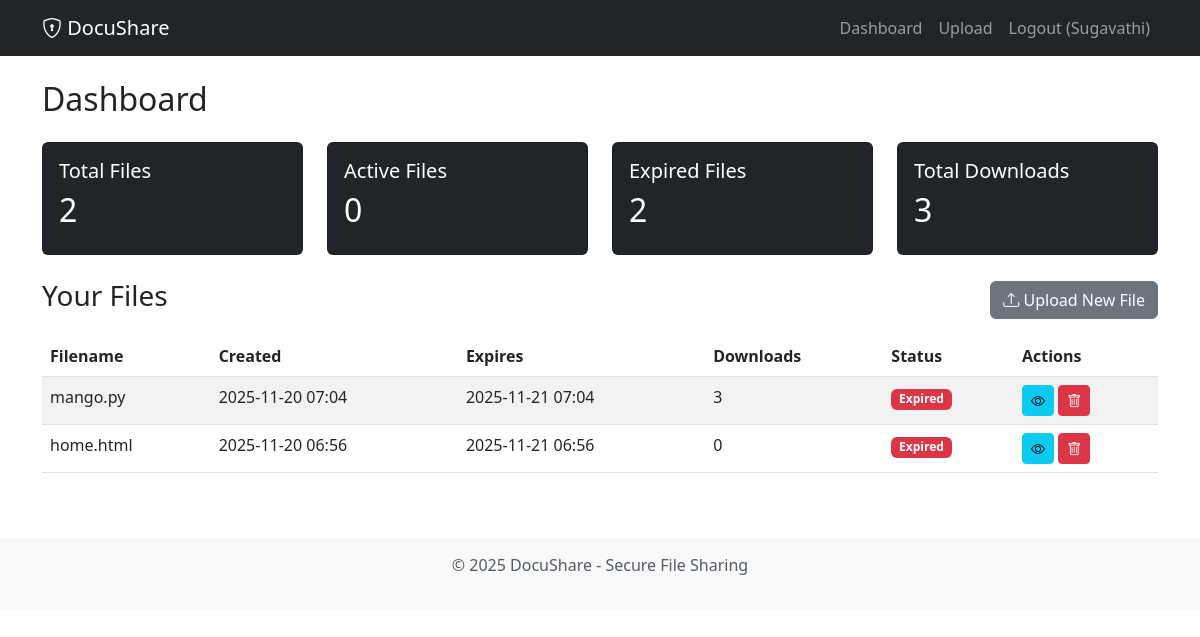
The app's page /dashboard/ (signed in) with its own data.
### fileshare/models.py (models this page shows, shortened)
class SharedFile(models.Model):
    EXPIRY_CHOICES = [
        (1, '1 Hour'),
        (24, '24 Hours'),
        (72, '3 Days'),
        (168, '7 Days'),
        (720, '30 Days'),
    ]
    id = models.UUIDField(primary_key=True, default=uuid.uuid4, editable=False)
    user = models.ForeignKey(User, on_delete=models.CASCADE, related_name='shared_files')
    file = models.FileField(upload_to='uploads/%Y/%m/%d/')
    original_filename = models.CharField(max_length=255)
    description = models.TextField(blank=True, null=True)
    token = models.CharField(max_length=64, unique=True, db_index=True)
    expiry_hours = models.IntegerField(choices=EXPIRY_CHOICES, default=24)
    created_at = models.DateTimeField(auto_now_add=True)
    expires_at = models.DateTimeField()
    is_active = models.BooleanField(default=True)
    max_downloads = models.IntegerField(default=0, help_text='0 = unlimited')
    download_count = models.IntegerField(default=0)
    class Meta:
        ordering = ['-created_at']
        indexes = [
            models.Index(fields=['token']),
            models.Index(fields=['expires_at']),
        ]
    def is_expired(self):
        return timezone.now() > self.expires_at or not self.is_active

### fileshare/views.py (the view)
# urls.py: path('dashboard/', views.dashboard, name='dashboard'),
@login_required
def dashboard(request):
    files = SharedFile.objects.filter(user=request.user)
    stats = {
        'total_files': files.count(),
        'active_files': files.filter(is_active=True, expires_at__gt=timezone.now()).count(),
        'expired_files': files.filter(Q(expires_at__lte=timezone.now()) | Q(is_active=False)).count(),
        'total_downloads': sum(f.download_count for f in files),
    }
    return render(request, 'dashboard.html', {'files': files, 'stats': stats})

### fileshare/templates/dashboard.html
{% extends 'base.html' %}
{% block content %}
<h2 class="mb-4">Dashboard</h2>
<div class="row mb-4">
    <div class="col-md-3">
        <div class="card bg-dark text-white">
            <div class="card-body">
                <h5>Total Files</h5>
                <h2>{{ stats.total_files }}</h2>
            </div>
        </div>
    </div>
    <div class="col-md-3">
        <div class="card bg-dark text-white">
            <div class="card-body">
                <h5>Active Files</h5>
                <h2>{{ stats.active_files }}</h2>
            </div>
        </div>
    </div>
    <div class="col-md-3">
        <div class="card bg-dark text-white">
            <div class="card-body">
                <h5>Expired Files</h5>
                <h2>{{ stats.expired_files }}</h2>
            </div>
        </div>
    </div>
    <div class="col-md-3">
        <div class="card bg-dark text-white">
            <div class="card-body">
                <h5>Total Downloads</h5>
                <h2>{{ stats.total_downloads }}</h2>
            </div>
        </div>
    </div>
</div>
<div class="d-flex justify-content-between align-items-center mb-3">
    <h3>Your Files</h3>
    <a href="{% url 'upload_file' %}" class="btn btn-secondary">
        <i class="bi bi-upload"></i> Upload New File
    </a>
</div>
<div class="table-responsive">
    <table class="table table-striped">
        <thead>
            <tr>
                <th>Filename</th>
                <th>Created</th>
                <th>Expires</th>
                <th>Downloads</th>
                <th>Status</th>
                <th>Actions</th>
            </tr>
        </thead>
        <tbody>
            {% for file in files %}
            <tr>
                <td>{{ file.original_filename }}</td>
                <td>{{ file.created_at|date:"Y-m-d H:i" }}</td>
                <td>{{ file.expires_at|date:"Y-m-d H:i" }}</td>
                <td>{{ file.download_count }}</td>
                <td>
                    {% if file.is_expired %}
                        <span class="badge bg-danger">Expired</span>
                    {% else %}
                        <span class="badge bg-success">Active</span>
                    {% endif %}
                </td>
                <td>
                    <a href="{% url 'file_detail' file.token %}" class="btn btn-sm btn-info">
                        <i class="bi bi-eye"></i>
                    </a>
                    <a href="{% url 'delete_file' file.token %}" class="btn btn-sm btn-danger">
                        <i class="bi bi-trash"></i>
                    </a>
                </td>
            </tr>
            {% empty %}
            <tr>
                <td colspan="6" class="text-center">No files uploaded yet.</td>
            </tr>
            {% endfor %}
        </tbody>
    </table>
</div>
{% endblock %}

### fileshare/templates/base.html (shortened to what this page needs)
<!DOCTYPE html>
<html lang="en">
<head>
    <link href="https://cdn.jsdelivr.net/npm/bootstrap@5.3.0/dist/css/bootstrap.min.css" rel="stylesheet">
    <link rel="stylesheet" href="https://cdn.jsdelivr.net/npm/bootstrap-icons@1.11.0/font/bootstrap-icons.css">
</head>
<body>
    <nav class="navbar navbar-expand-lg navbar-dark bg-dark">
        <div class="container">
            <a class="navbar-brand" href="{% url 'home' %}">
                <i class="bi bi-shield-lock"></i> DocuShare
            </a>
            <div class="collapse navbar-collapse" id="navbarNav">
                <ul class="navbar-nav ms-auto">
                    {% if user.is_authenticated %}
                        <li class="nav-item"><a class="nav-link" href="{% url 'dashboard' %}">Dashboard</a></li>
                        <li class="nav-item"><a class="nav-link" href="{% url 'upload_file' %}">Upload</a></li>
                        <li class="nav-item"><a class="nav-link" href="{% url 'logout' %}">Logout ({{ user.username }})</a></li>
                    {% else %}
                        <li class="nav-item"><a class="nav-link" href="{% url 'login' %}">Login</a></li>
                        <li class="nav-item"><a class="nav-link" href="{% url 'register' %}">Register</a></li>
                    {% endif %}
                </ul>
            </div>
        </div>
    </nav>
    <main class="container my-4">
        {% block content %}{% endblock %}
    </main>
    <footer class="bg-light py-3 mt-5">
        <div class="container text-center text-muted">
            <p>&copy; 2025 DocuShare - Secure File Sharing</p>
        </div>
    </footer>
</body>
</html>

### records on screen
SharedFile: original_filename "mango.py", created_at "2025-11-20 07:04", expires_at "2025-11-21 07:04", download_count "3", shows "Expired"
SharedFile: original_filename "home.html", created_at "2025-11-20 06:56", expires_at "2025-11-21 06:56", download_count "0", shows "Expired"

### other values on screen
{{ user.username }} "Sugavathi"
{{ stats.total_files }} "2"
{{ stats.active_files }} "0"
{{ stats.expired_files }} "2"
{{ stats.total_downloads }} "3"
